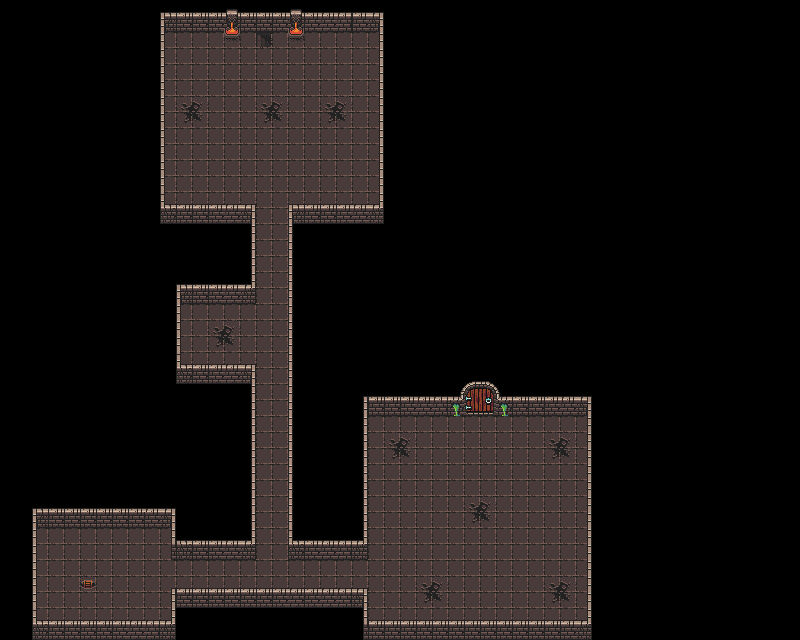

A level layout from a 2D game, rendered from its tile map. Below: a short description, then the map file with tile-grid data replaced by summaries:
An orthogonal 50x40 tile map with 16x16 px tiles, 2 tile layers (background, walls), 1 hidden layer not drawn and 9 objects.

<map version="1.10" tiledversion="1.10.1" orientation="orthogonal" renderorder="right-down" width="50" height="40" tilewidth="16" tileheight="16" infinite="0" nextlayerid="5" nextobjectid="17">
 <properties>
  <property name="exitX" type="int" value="16" />
  <property name="exitY" type="int" value="2" />
  <property name="mapId" type="int" value="2" />
  <property name="spawnX" type="int" value="5" />
  <property name="spawnY" type="int" value="36" />
 </properties>
 <tileset firstgid="1" source="0x72_DungeonTilesetII_v1.tsx" />
 <layer id="1" name="background" width="50" height="40">
  <data>[2000 cells, 490 non-empty, 12 distinct tile ids]</data>
 </layer>
 <layer id="3" name="walls" width="50" height="40">
  <data>[2000 cells, 326 non-empty, 27 distinct tile ids]</data>
 </layer>
 <objectgroup id="4" name="enemy">
  <object id="8" x="222.5" y="336.5">
   <properties>
    <property name="enemyCount" type="int" value="1" />
   </properties>
  </object>
  <object id="9" x="191.5" y="113.5">
   <properties>
    <property name="enemyCount" type="int" value="1" />
   </properties>
  </object>
  <object id="10" x="271" y="111">
   <properties>
    <property name="enemyCount" type="int" value="2" />
   </properties>
  </object>
  <object id="11" x="335" y="112">
   <properties>
    <property name="enemyCount" type="int" value="1" />
   </properties>
  </object>
  <object id="12" x="560" y="591">
   <properties>
    <property name="enemyCount" type="int" value="1" />
   </properties>
  </object>
  <object id="13" x="431.5" y="592">
   <properties>
    <property name="enemyCount" type="int" value="1" />
   </properties>
  </object>
  <object id="14" x="479.5" y="511.5">
   <properties>
    <property name="enemyCount" type="int" value="2" />
   </properties>
  </object>
  <object id="15" x="559" y="449.5">
   <properties>
    <property name="enemyCount" type="int" value="1" />
   </properties>
  </object>
  <object id="16" x="401" y="449">
   <properties>
    <property name="enemyCount" type="int" value="1" />
   </properties>
  </object>
 </objectgroup>
 <layer id="2" name="collision" width="50" height="40" visible="0">
  <data>[2000 cells, 206 non-empty, 1 distinct tile ids]</data>
 </layer>
</map>